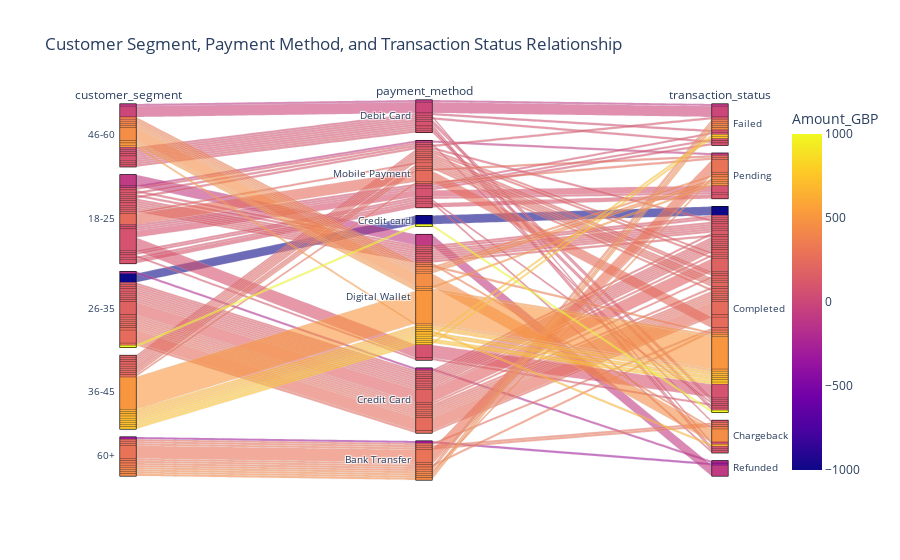

Here is the notebook cell this chart was saved with:
### Code cell
fig = px.parallel_categories(
    df,
    dimensions=['customer_segment', 'payment_method', 'transaction_status'],
    color='Amount_GBP',
    title='Customer Segment, Payment Method, and Transaction Status Relationship'
)

fig.show()

### Figure 1 — Plotly figure (JSON) as saved in the notebook; plotly's stock layout.template omitted (floating-point values rounded to 4 significant figures; data arrays with more than 128 entries replaced by an {"elided": "..."} marker saying what was removed)
{"data": [{"dimensions": [{"label": "customer_segment", "values": {"elided": "157 str values"}}, {"label": "payment_method", "values": {"elided": "157 str values"}}, {"label": "transaction_status", "values": {"elided": "157 str values"}}], "domain": {"x": [0, 1], "y": [0, 1]}, "line": {"color": {"elided": "157 float values"}, "coloraxis": "coloraxis"}, "name": "", "type": "parcats"}], "layout": {"coloraxis": {"colorbar": {"title": {"text": "Amount_GBP"}}, "colorscale": [[0, "#0d0887"], [0.1111, "#46039f"], [0.2222, "#7201a8"], [0.3333, "#9c179e"], [0.4444, "#bd3786"], [0.5556, "#d8576b"], [0.6667, "#ed7953"], [0.7778, "#fb9f3a"], [0.8889, "#fdca26"], [1, "#f0f921"]]}, "legend": {"tracegroupgap": 0}, "title": {"text": "Customer Segment, Payment Method, and Transaction Status Relationship"}}}
